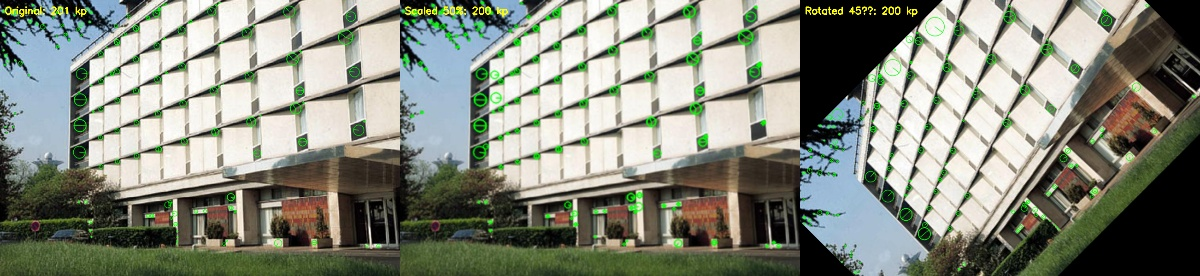
#> input picture Bab-07-Deteksi-Fitur-dan-Pencocokan/praktikum/output/sift_invariance_demo.jpg, 1200 x 276 px
$ python -i 03_sift_detection.py   (imports and definitions only)
#> lines starting #> are read from the running program, lines starting #| are printed output that depends on the picture
"""
=============================================================================
PRAKTIKUM 3: SIFT FEATURE DETECTION
=============================================================================
Deskripsi:
    Program ini mendemonstrasikan algoritma SIFT (Scale-Invariant Feature
    Transform) yang dapat mendeteksi keypoints yang invariant terhadap
    skala dan rotasi. SIFT juga menghasilkan descriptor 128-dimensi.

Konsep Utama:
    1. Scale-space extrema detection - mencari keypoint di berbagai skala
    2. Keypoint localization - menyaring keypoint yang tidak stabil
    3. Orientation assignment - menentukan orientasi dominan
    4. Keypoint descriptor - membuat descriptor 128-dimensi

Keunggulan SIFT:
    - Invariant terhadap skala (zoom in/out)
    - Invariant terhadap rotasi
    - Robust terhadap perubahan pencahayaan
    - Descriptor sangat diskriminatif

Catatan:
    SIFT sebelumnya adalah algoritma paten, tapi patennya sudah expired.
    Sejak OpenCV 4.4, SIFT tersedia di modul utama.

Aplikasi Dunia Nyata:
    - Object recognition
    - Image stitching (panorama)
    - 3D reconstruction
    - Robot navigation

=============================================================================
PARAMETER YANG BISA DIUBAH (Silakan eksperimen!)
=============================================================================
"""

# ===================== PARAMETER YANG BISA DIUBAH =====================
# Jumlah fitur terbaik yang dipertahankan (0 = semua)
N_FEATURES = 500  # Coba ubah: 0, 100, 500, 1000, 2000

# Jumlah lapisan dalam setiap oktaf scale-space
N_OCTAVE_LAYERS = 3  # Coba ubah: 3, 4, 5

# Threshold untuk filter low-contrast keypoints
# Nilai lebih tinggi = lebih sedikit keypoint
CONTRAST_THRESHOLD = 0.04  # Coba ubah: 0.02, 0.04, 0.06, 0.08

# Threshold untuk filter edge-like keypoints
# Nilai lebih tinggi = lebih toleran terhadap edge
EDGE_THRESHOLD = 10  # Coba ubah: 5, 10, 15, 20

# Sigma untuk Gaussian blur di oktaf pertama
SIGMA = 1.6  # Coba ubah: 1.2, 1.6, 2.0

# Ukuran keypoint untuk visualisasi
DRAW_RICH_KEYPOINTS = True  # True = gambar ukuran dan orientasi
# ======================================================================

import cv2
import numpy as np
import os
import time

def get_script_dir():
    """Mendapatkan direktori script ini berada"""
    return os.path.dirname(os.path.abspath(__file__))

# [69 lines left out: functions sift_detection, analyze_keypoints, not called in this run]

def compare_scale_invariance(image_path):
    """
    Mendemonstrasikan scale invariance SIFT
    """
#> called with image_path = 'output/sift_invariance_demo.jpg'
    img = cv2.imread(image_path)
#> img is the input picture: shape (276, 1200, 3); mean B, G, R 124.8, 138.2, 133.8
    if img is None:
        return None

    gray = cv2.cvtColor(img, cv2.COLOR_BGR2GRAY)
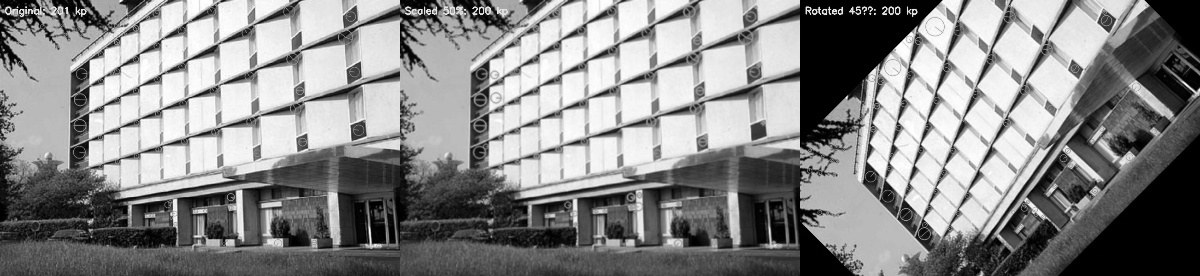
#> gray: shape (276, 1200); min 0, max 255, mean 135.4

    # SIFT detector
    sift = cv2.SIFT_create(nfeatures=200)

    # Original
    kp1, _ = sift.detectAndCompute(gray, None)
#> kp1 = 200 keypoints; strongest (x, y, size): (67, 8, 1.8), (474, 14, 2.4), (852, 11, 3.2), (894, 149, 5.1)
    result1 = cv2.drawKeypoints(img, kp1, None, color=(0, 255, 0),
                                 flags=cv2.DRAW_MATCHES_FLAGS_DRAW_RICH_KEYPOINTS)

    # Scaled down 50%
    scaled = cv2.resize(gray, None, fx=0.5, fy=0.5)
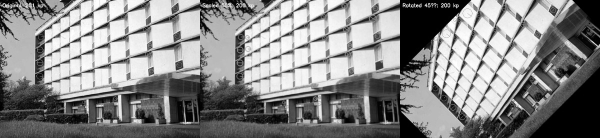
#> scaled: shape (138, 600); min 0, max 255, mean 135.5
    kp2, _ = sift.detectAndCompute(scaled, None)
#> kp2 = 200 keypoints; strongest (x, y, size): (447, 74, 2.6), (435, 74, 2.5), (457, 85, 2.5), (379, 65, 5.2)
    scaled_color = cv2.resize(img, None, fx=0.5, fy=0.5)
    result2 = cv2.drawKeypoints(scaled_color, kp2, None, color=(0, 255, 0),
                                 flags=cv2.DRAW_MATCHES_FLAGS_DRAW_RICH_KEYPOINTS)
    # Scale back up untuk perbandingan
    result2 = cv2.resize(result2, (result1.shape[1], result1.shape[0]))
#> result2: shape (276, 1200, 3)

    # Rotated 45 degrees
    h, w = gray.shape
#> h = 276; w = 1200
    center = (w // 2, h // 2)
#> center = (600, 138)
    M = cv2.getRotationMatrix2D(center, 45, 1.0)
    rotated = cv2.warpAffine(gray, M, (w, h))
    rotated_color = cv2.warpAffine(img, M, (w, h))
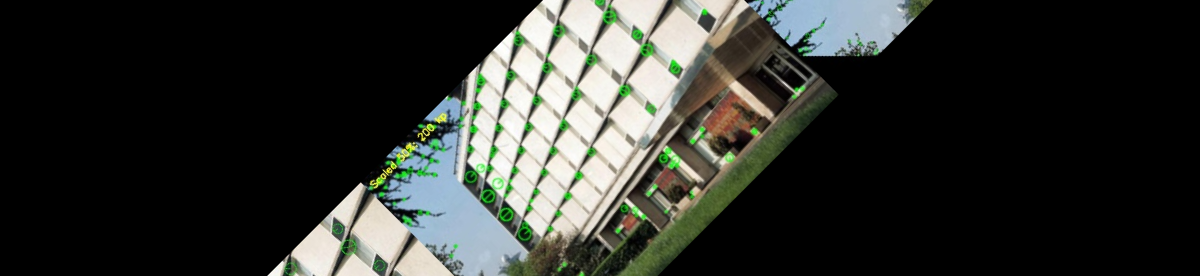
#> rotated_color: shape (276, 1200, 3); mean B, G, R 45.7, 50, 47.7
    kp3, _ = sift.detectAndCompute(rotated, None)
#> kp3 = 201 keypoints; strongest (x, y, size): (423, 139, 2.4), (360, 188, 6.5), (706, 21, 10.4), (509, 39, 7)
    result3 = cv2.drawKeypoints(rotated_color, kp3, None, color=(0, 255, 0),
                                 flags=cv2.DRAW_MATCHES_FLAGS_DRAW_RICH_KEYPOINTS)

    # Tambah label
    font = cv2.FONT_HERSHEY_SIMPLEX

    # Penjelasan parameter cv2.putText:
    # cv2.putText(image, text, org, fontFace, fontScale, color, thickness, lineType)
    # - image: gambar target
    # - text: teks yang akan ditulis
    # - org: posisi (x, y) kiri-bawah teks
    # - fontFace: jenis font
    # - fontScale: skala ukuran font
    # - color: warna (BGR)
    # - thickness: ketebalan teks
    # - lineType: tipe garis (opsional)
    cv2.putText(result1, f"Original: {len(kp1)} kp", (10, 30), font, 0.7, (0, 255, 255), 2)
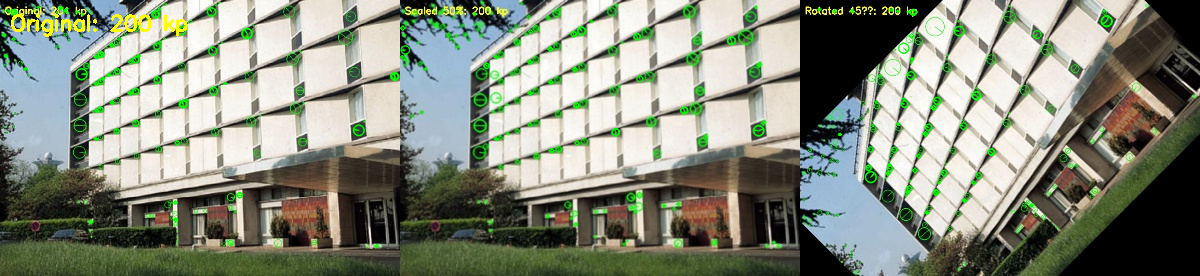
#> result1: shape (276, 1200, 3); mean B, G, R 123.7, 139.9, 133.6
    cv2.putText(result2, f"Scaled 50%: {len(kp2)} kp", (10, 30), font, 0.7, (0, 255, 255), 2)
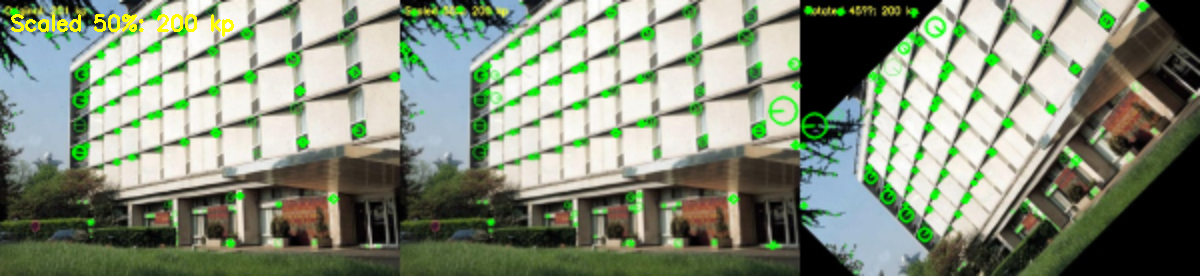
#> result2: shape (276, 1200, 3); mean B, G, R 121.9, 142.1, 132
    cv2.putText(result3, f"Rotated 45°: {len(kp3)} kp", (10, 30), font, 0.7, (0, 255, 255), 2)
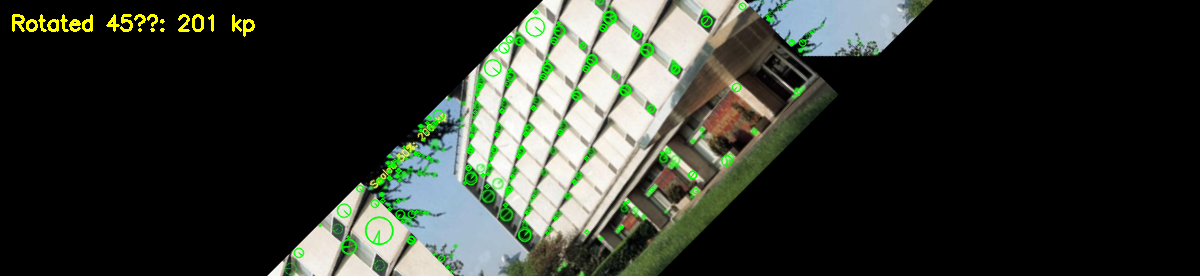
#> result3: shape (276, 1200, 3); mean B, G, R 44.6, 52.5, 47.7

    # Resize untuk visualisasi
    max_width = 400
    h, w = result1.shape[:2]
    if w > max_width:
        scale = max_width / w
#> scale = 0.333
        result1 = cv2.resize(result1, None, fx=scale, fy=scale)
#> result1: shape (92, 400, 3)
        result2 = cv2.resize(result2, None, fx=scale, fy=scale)
#> result2: shape (92, 400, 3)
        result3 = cv2.resize(result3, None, fx=scale, fy=scale)
#> result3: shape (92, 400, 3)

    # Gabungkan
    comparison = np.hstack([result1, result2, result3])
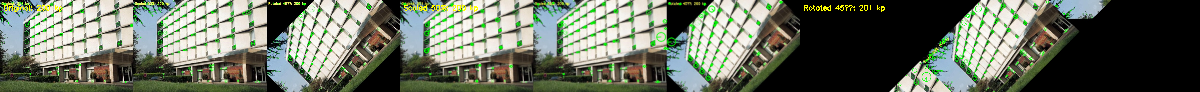
#> comparison: shape (92, 1200, 3); mean B, G, R 96.8, 111.6, 104.5

    return comparison, len(kp1), len(kp2), len(kp3)

# [123 lines left out: function main, not called in this run]

# [2 lines not run here, left out]

>>> result = compare_scale_invariance('output/sift_invariance_demo.jpg')
